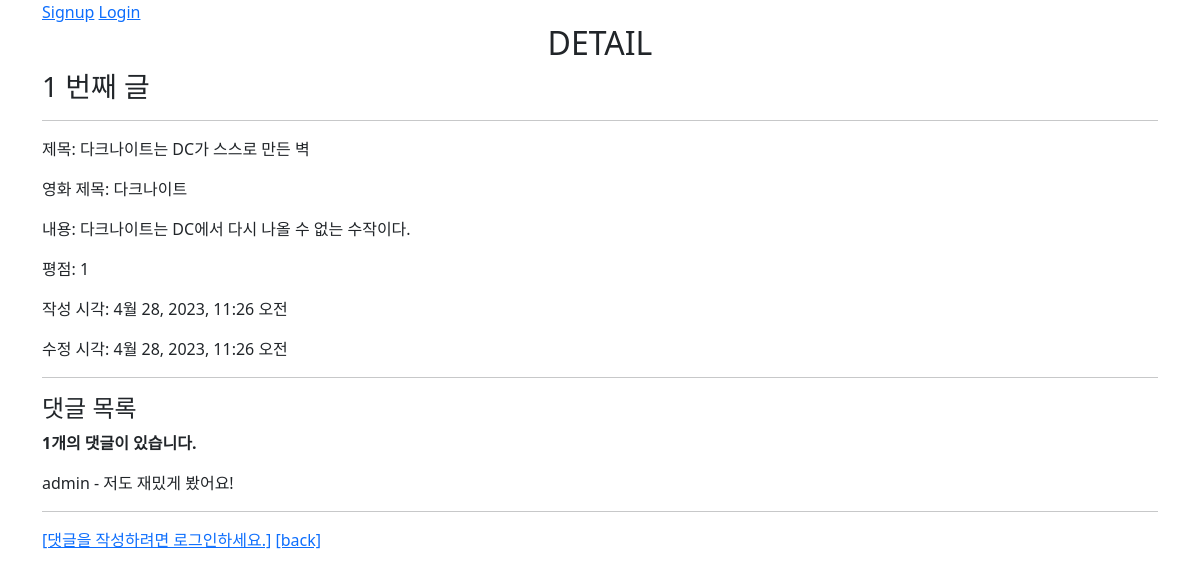
Screenshot of /community/1/ with the database file from the repository.
### community/models.py (models this page shows)
class Review(models.Model):
    title = models.CharField(max_length=100)
    movie_title = models.CharField(max_length=50)
    rank = models.IntegerField()
    content = models.TextField()
    created_at = models.DateTimeField(auto_now_add=True)
    updated_at = models.DateTimeField(auto_now=True)
    user = models.ForeignKey(settings.AUTH_USER_MODEL, on_delete=models.CASCADE)
    like_users = models.ManyToManyField(settings.AUTH_USER_MODEL, related_name='like_reviews')

class Comment(models.Model):
    content = models.TextField()
    review = models.ForeignKey(Review, on_delete=models.CASCADE)
    user = models.ForeignKey(settings.AUTH_USER_MODEL, on_delete=models.CASCADE)

### accounts/models.py (models this page shows)
class User(AbstractUser):
    followings = models.ManyToManyField('self', symmetrical=False, related_name='followers')

### community/views.py (the view)
# urls.py: path('<int:review_pk>/', views.detail, name='detail'),
@require_safe
def detail(request, review_pk):
    review = get_object_or_404(Review, pk=review_pk)
    comments = review.comment_set.all()
    comment_form = CommentForm()
    context = {
        'review': review,
        'comment_form': comment_form,
        'comments': comments,
    }
    return render(request, 'community/detail.html', context)

### community/templates/community/detail.html (shortened to what this page needs)
{% extends 'base.html' %}
{% block content %}
  <h2 class="text-center">DETAIL</h2>
  <h3>{{ review.pk }} 번째 글</h3>
  <hr>
  <p>제목: {{ review.title }}</p>
  <p>영화 제목: {{ review.movie_title }}</p>
  <p>내용: {{ review.content }}</p>
  <p>평점: {{ review.rank }}</p>
  <p>작성 시각: {{ review.created_at }}</p>
  <p>수정 시각: {{ review.updated_at }}</p>
  <hr>
  <h4>댓글 목록</h4>
  {% if comments|length %}
    <p><b>{{ comments|length }}개의 댓글이 있습니다.</b></p>
  {% endif %}
  {% for comment in comments %}
    <div>
      {{ comment.user }} - {{ comment.content }}
    </div>
  {% empty %}
    <p><b>댓글이 없어요..</b></p>
  {% endfor %}
  <hr>
  {% if user.is_authenticated %}
    <form action="{% url 'community:create_comment' review.pk %}" method="POST">
      {% csrf_token %}
      {{ comment_form }}
      <input type="submit">
    </form>
  {% else %}
    <a href="{% url 'accounts:login' %}">[댓글을 작성하려면 로그인하세요.]</a>
  {% endif %}
  <a href="{% url 'community:index' %}">[back]</a>
{% endblock  %}

### templates/base.html (shortened to what this page needs)
<!DOCTYPE html>
<html lang="en">
<head>
  <link href="https://cdn.jsdelivr.net/npm/bootstrap@5.2.0-beta1/dist/css/bootstrap.min.css" rel="stylesheet">
</head>
<body>
  <div class="container">
    <nav>
      {% if user.is_authenticated %}
      <h3>Hello, {{ user.username }}</h3>
      <a href="{% url 'accounts:profile' user %}">내 프로필</a>
      <form action="{% url 'accounts:logout' %}" method="POST">
        {% csrf_token %}
        <input type="submit" value="Logout">
      </form>
      <a href="{% url 'movies:index'%}">Movie</a>
      <a href="{% url 'community:index'%}">Community</a>
      <a href="{% url 'community:create'%}">New Review</a>
      {% else %}
      <a href="{% url 'accounts:signup' %}">Signup</a>
      <a href="{% url 'accounts:login' %}">Login</a>
      {% endif %}
    </nav>
    {% block content %}
    {% endblock content %}
  </div>
</body>
</html>

### rows the page displays
Review: pk "1", title "다크나이트는 DC가 스스로 만든 벽", movie_title "다크나이트", content "다크나이트는 DC에서 다시 나올 수 없는 수작이다.", rank "1", created_at "4월 28, 2023, 11:26 오전", updated_at "4월 28, 2023, 11:26 오전"
Comment: user "admin", content "저도 재밌게 봤어요!"

### other values shown
{{ comments|length }} "1"
